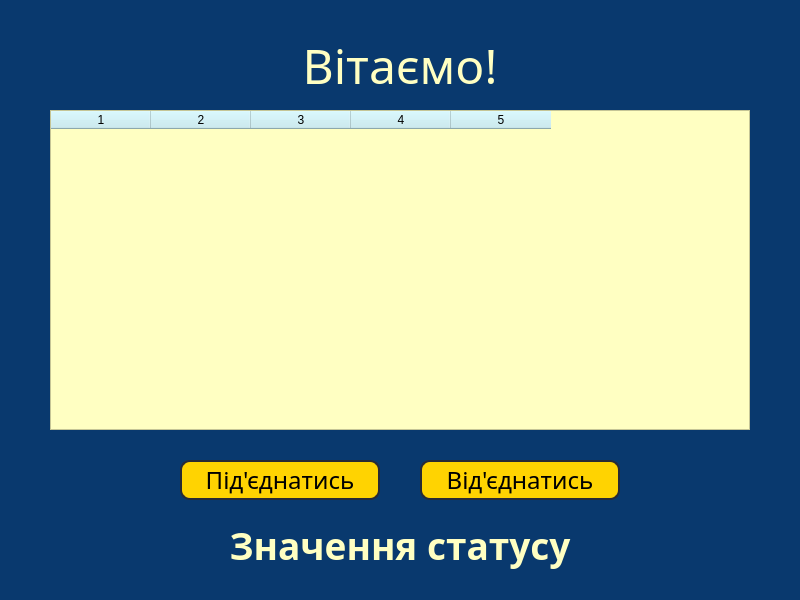
<?xml version="1.0" encoding="UTF-8"?>
<ui version="4.0">
 <class>MainWindow</class>
 <widget class="QMainWindow" name="MainWindow">
  <property name="geometry">
   <rect>
    <x>0</x>
    <y>0</y>
    <width>800</width>
    <height>600</height>
   </rect>
  </property>
  <property name="windowTitle">
   <string>MainWindow</string>
  </property>
  <widget class="QWidget" name="centralwidget">
   <property name="styleSheet">
    <string notr="true">QWidget {background-color: rgb(9,57,110)}</string>
   </property>
   <widget class="QTableWidget" name="weatherTable">
    <property name="enabled">
     <bool>true</bool>
    </property>
    <property name="geometry">
     <rect>
      <x>50</x>
      <y>110</y>
      <width>700</width>
      <height>320</height>
     </rect>
    </property>
    <property name="font">
     <font>
      <family>Mariupol</family>
      <pointsize>13</pointsize>
     </font>
    </property>
    <property name="styleSheet">
     <string notr="true">QWidget { background:rgb(255,255,194) }
::section { background-color:rgb(196,235,241); text-align: center }
QScrollBar::handle { background-color:  rgb(196,235,241) }
</string>
    </property>
    <property name="frameShadow">
     <enum>QFrame::Plain</enum>
    </property>
    <property name="lineWidth">
     <number>0</number>
    </property>
    <property name="editTriggers">
     <set>QAbstractItemView::NoEditTriggers</set>
    </property>
    <property name="alternatingRowColors">
     <bool>false</bool>
    </property>
    <property name="gridStyle">
     <enum>Qt::SolidLine</enum>
    </property>
    <property name="sortingEnabled">
     <bool>false</bool>
    </property>
    <property name="rowCount">
     <number>0</number>
    </property>
    <property name="columnCount">
     <number>5</number>
    </property>
    <attribute name="horizontalHeaderVisible">
     <bool>true</bool>
    </attribute>
    <attribute name="horizontalHeaderCascadingSectionResizes">
     <bool>true</bool>
    </attribute>
    <attribute name="horizontalHeaderHighlightSections">
     <bool>true</bool>
    </attribute>
    <attribute name="horizontalHeaderShowSortIndicator" stdset="0">
     <bool>false</bool>
    </attribute>
    <attribute name="horizontalHeaderStretchLastSection">
     <bool>false</bool>
    </attribute>
    <attribute name="verticalHeaderVisible">
     <bool>true</bool>
    </attribute>
    <attribute name="verticalHeaderCascadingSectionResizes">
     <bool>true</bool>
    </attribute>
    <attribute name="verticalHeaderHighlightSections">
     <bool>false</bool>
    </attribute>
    <attribute name="verticalHeaderShowSortIndicator" stdset="0">
     <bool>false</bool>
    </attribute>
    <column/>
    <column/>
    <column/>
    <column/>
    <column/>
   </widget>
   <widget class="QPushButton" name="getButton">
    <property name="enabled">
     <bool>true</bool>
    </property>
    <property name="geometry">
     <rect>
      <x>180</x>
      <y>460</y>
      <width>200</width>
      <height>40</height>
     </rect>
    </property>
    <property name="font">
     <font>
      <family>Mariupol</family>
      <pointsize>18</pointsize>
     </font>
    </property>
    <property name="styleSheet">
     <string notr="true">border-radius: 10px; background:rgb(255,211,1); border: 2px solid rgb(40,42,54)</string>
    </property>
    <property name="text">
     <string>Під'єднатись</string>
    </property>
    <property name="iconSize">
     <size>
      <width>30</width>
      <height>30</height>
     </size>
    </property>
   </widget>
   <widget class="QPushButton" name="stopButton">
    <property name="enabled">
     <bool>true</bool>
    </property>
    <property name="geometry">
     <rect>
      <x>420</x>
      <y>460</y>
      <width>200</width>
      <height>40</height>
     </rect>
    </property>
    <property name="font">
     <font>
      <family>Mariupol</family>
      <pointsize>18</pointsize>
     </font>
    </property>
    <property name="styleSheet">
     <string notr="true">border-radius: 10px; background:rgb(255,211,1); border: 2px solid rgb(40,42,54)</string>
    </property>
    <property name="text">
     <string>Від'єднатись</string>
    </property>
    <property name="iconSize">
     <size>
      <width>30</width>
      <height>30</height>
     </size>
    </property>
   </widget>
   <widget class="QLabel" name="statusLabel">
    <property name="geometry">
     <rect>
      <x>0</x>
      <y>520</y>
      <width>800</width>
      <height>50</height>
     </rect>
    </property>
    <property name="font">
     <font>
      <family>Mariupol</family>
      <pointsize>28</pointsize>
      <bold>true</bold>
     </font>
    </property>
    <property name="styleSheet">
     <string notr="true">color:rgb(255,255,194)</string>
    </property>
    <property name="text">
     <string>Значення статусу</string>
    </property>
    <property name="alignment">
     <set>Qt::AlignCenter</set>
    </property>
   </widget>
   <widget class="QLabel" name="greetingLabel">
    <property name="geometry">
     <rect>
      <x>0</x>
      <y>40</y>
      <width>800</width>
      <height>50</height>
     </rect>
    </property>
    <property name="font">
     <font>
      <family>Mariupol</family>
      <pointsize>36</pointsize>
      <bold>false</bold>
      <kerning>false</kerning>
     </font>
    </property>
    <property name="styleSheet">
     <string notr="true">color:rgb(255,255,194)</string>
    </property>
    <property name="text">
     <string>Вітаємо!</string>
    </property>
    <property name="alignment">
     <set>Qt::AlignCenter</set>
    </property>
   </widget>
  </widget>
 </widget>
 <resources/>
 <connections/>
</ui>
